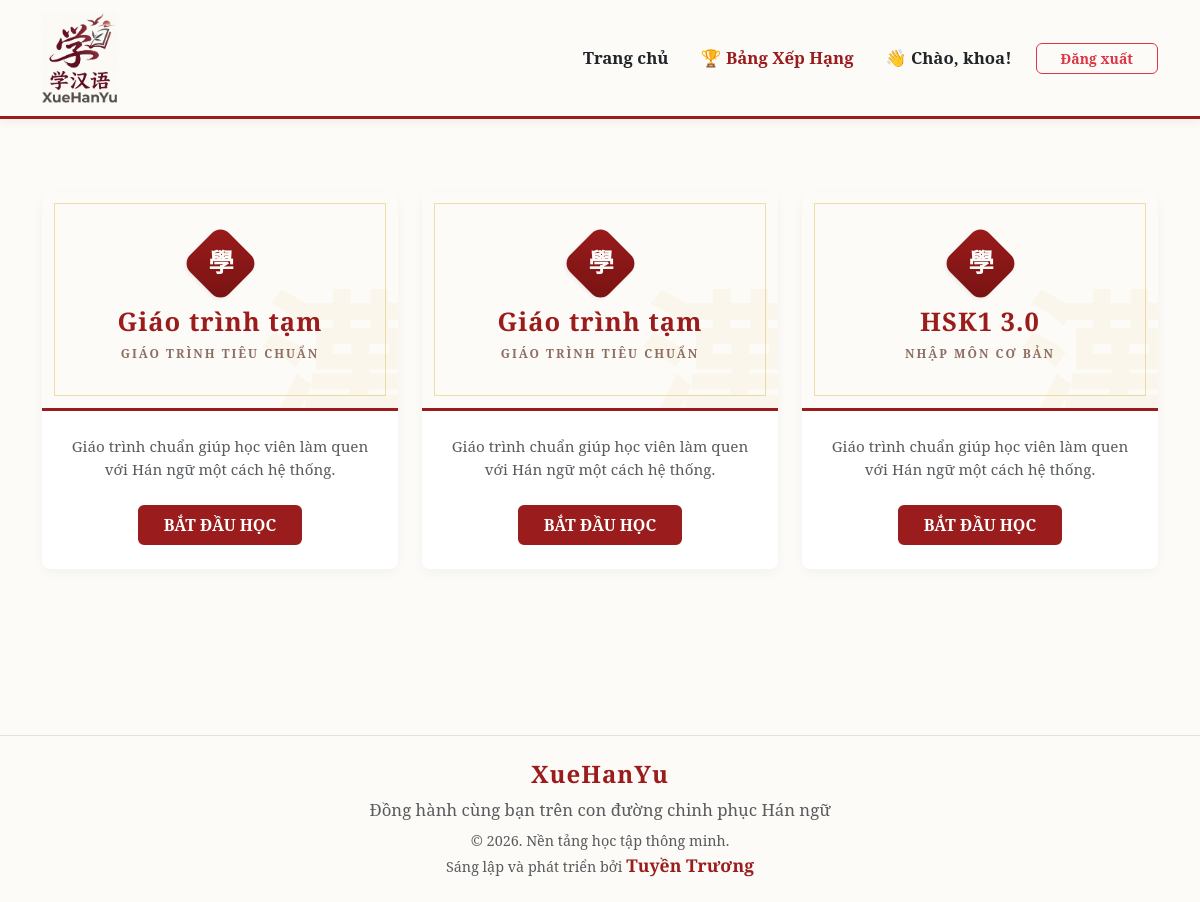
The app's page / (signed in) with its own data.
### courses/models.py (models this page shows, shortened)
class Curriculum(models.Model):
    title = models.CharField(max_length=200, verbose_name="Tên giáo trình")
    description = models.TextField(blank=True, null=True, verbose_name="Mô tả")
    image = models.ImageField(upload_to='curriculum_images/', blank=True, null=True, verbose_name="Ảnh bìa")
    icon_character = models.CharField(
        max_length=5,
        default='學',
        verbose_name='Ký tự Ấn chương',
        help_text='Nhập 1 chữ Hán (VD: 啓, 練, 達)'
    )
    subtitle = models.CharField(
        max_length=100,
        default='GIÁO TRÌNH TIÊU CHUẨN',
        verbose_name='Mục tiêu học tập',
        help_text='VD: NHẬP MÔN CƠ BẢN'
    )

### courses/views.py (the view)
# urls.py: path('', views.home, name='home'),
@login_required
def home(request):
    curriculums = Curriculum.objects.all()
    return render(request, 'courses/home.html', {'curriculums': curriculums})

### courses/templates/courses/home.html
{% extends 'courses/base.html' %}
{% load static %}
{% block content %}
<div class="row g-4 justify-content-center mt-3">
    {% for curriculum in curriculums %}
    <div class="col-lg-4 col-md-6">
        <a href="{% url 'lesson_list' curriculum.id %}" class="text-decoration-none">
            <div class="card h-100 border-0 shadow-sm" style="border-radius: 12px; transition: transform 0.2s;">
                {% if curriculum.image %}
                    <img src="{{ curriculum.image.url }}" class="card-img-top" alt="{{ curriculum.title }}" style="height: 220px; object-fit: cover;">
                {% else %}
                    <div class="card-img-top position-relative d-flex flex-column align-items-center justify-content-center p-3"
                         style="height: 220px; background-color: var(--paper-bg); border-bottom: 3px solid var(--primary-red); overflow: hidden;">
                        <div class="position-absolute" style="font-size: 10rem; color: var(--gold-accent); opacity: 0.05; right: -20px; bottom: -40px; font-family: 'Noto Serif', serif; font-weight: bold; line-height: 1; user-select: none;">
                            漢
                        </div>
                        <div class="position-absolute" style="border: 1px solid rgba(212, 175, 55, 0.4); width: calc(100% - 24px); height: calc(100% - 24px); top: 12px; left: 12px; pointer-events: none;"></div>
                        <div class="mb-3 d-flex align-items-center justify-content-center shadow-sm"
                             style="width: 55px; height: 55px; background: linear-gradient(135deg, var(--primary-red), var(--dark-red)); border-radius: 12px; transform: rotate(45deg);">
                            <span style="font-size: 1.6rem; color: #FDFBF7; transform: rotate(-45deg); font-family: 'Noto Serif', serif; font-weight: bold;">
                                {{ curriculum.icon_character }}
                            </span>
                        </div>
                        <h4 class="position-relative" style="color: var(--primary-red); font-family: 'Playfair Display', serif; font-weight: 900; margin: 0; font-size: 1.6rem; letter-spacing: 1px; z-index: 1;">
                            {{ curriculum.title }}
                        </h4>
                        <span class="mt-2 text-muted position-relative" style="font-size: 0.75rem; font-weight: 700; letter-spacing: 2px; text-transform: uppercase; z-index: 1; color: #8d6e63 !important;">
                            {{ curriculum.subtitle }}
                        </span>
                    </div>
                {% endif %}
                <div class="card-body text-center p-4">
                    <p class="text-muted mb-4" style="font-size: 0.95rem;">
                        {{ curriculum.description|truncatewords:20|default:"Giáo trình chuẩn giúp học viên làm quen với Hán ngữ một cách hệ thống." }}
                    </p>
                    <span class="btn btn-custom-primary fw-bold px-4">BẮT ĐẦU HỌC</span>
                </div>
            </div>
        </a>
    </div>
    {% endfor %}
</div>
{% endblock %}

### courses/templates/courses/base.html (shortened to what this page needs)
{% load static %}
<!DOCTYPE html>
<html lang="vi">
<head>
    <link href="https://cdn.jsdelivr.net/npm/bootstrap@5.3.0/dist/css/bootstrap.min.css" rel="stylesheet">
</head>
<body>
    <nav class="navbar navbar-expand-lg py-2">
        <div class="container">
            <a class="navbar-brand d-flex align-items-center" href="{% url 'home' %}">
                <img src="{% static 'images/logo_full.png' %}" alt="XueHanYu Logo" style="height: 90px; object-fit: contain;">
            </a>
            <div class="collapse navbar-collapse" id="navbarNav">
                <ul class="navbar-nav ms-auto align-items-center">
                    <li class="nav-item me-3">
                        <a class="nav-link fw-bold" href="{% url 'home' %}">Trang chủ</a>
                    </li>
                    {% if user.is_authenticated %}
                        <li class="nav-item me-3">
                            <a class="nav-link fw-bold" style="color: var(--primary-red) !important;" href="{% url 'dashboard' %}">🏆 Bảng Xếp Hạng</a>
                        </li>
                        <li class="nav-item">
                            <a href="{% url 'profile' %}" class="nav-link me-3 text-decoration-none fw-semibold">
                                👋 Chào, {{ user.username }}!
                            </a>
                        </li>
                        <li class="nav-item">
                            <a class="btn btn-outline-danger btn-sm px-4 fw-bold" href="{% url 'logout' %}" style="border-radius: 6px;">Đăng xuất</a>
                        </li>
                    {% endif %}
                </ul>
            </div>
        </div>
    </nav>
    <div class="container my-5" style="min-height: 65vh;">
        {% block content %}
        {% endblock %}
    </div>
<footer class="mt-5 py-4 border-top" style="background-color: #fdfbf7;">
    <div class="container text-center">
        <h4 class="mb-2" style="color: var(--primary-red, #B22222); font-family: 'Playfair Display', serif; font-weight: 900; letter-spacing: 1px;">
            XueHanYu
        </h4>
        <p class="text-muted mb-2" style="font-size: 1.05rem;">
            Đồng hành cùng bạn trên con đường chinh phục Hán ngữ
        </p>
        <div class="text-muted" style="font-size: 0.9rem;">
            &copy; 2026. Nền tảng học tập thông minh.<br>
            Sáng lập và phát triển bởi <span style="color: var(--primary-red, #B22222); font-weight: 700; font-family: 'Playfair Display', serif; font-size: 1.1rem;">Tuyền Trương</span>
        </div>
    </div>
</footer>
</body>
</html>

### courses/templates/courses/base.html (style rules this page uses)
:root { --primary-red: #9B1C1C; --dark-red: #771212; --gold-accent: #D4AF37; --paper-bg: #FDFBF7; --ink-text: #212529; --card-bg: #FFFFFF; }
body { background-color: var(--paper-bg); font-family: 'Noto Serif', serif; color: var(--ink-text); }
h1, h2, h3, h4, h5 { font-family: 'Playfair Display', serif; color: var(--primary-red); }
.navbar { background-color: var(--paper-bg) !important; border-bottom: 3px solid var(--primary-red); box-shadow: 0 4px 10px rgba(0,0,0,0.05); }
.nav-link { color: var(--ink-text) !important; font-size: 1.05rem; font-weight: 600; transition: all 0.3s ease; }
.btn-custom-primary { background-color: var(--primary-red); color: white; border: 2px solid var(--primary-red); border-radius: 6px; font-weight: 600; transition: all 0.3s ease; }
.card { background-color: var(--card-bg); border: 1px solid rgba(0,0,0,0.08); border-radius: 8px !important; box-shadow: 0 4px 12px rgba(0,0,0,0.04) !important; }

### records on screen
Curriculum: icon_character "學", title "Giáo trình tạm", subtitle "GIÁO TRÌNH TIÊU CHUẨN", description "Giáo trình chuẩn giúp học viên làm quen với Hán ngữ một cách hệ thống."
Curriculum: icon_character "學", title "Giáo trình tạm", subtitle "GIÁO TRÌNH TIÊU CHUẨN", description "Giáo trình chuẩn giúp học viên làm quen với Hán ngữ một cách hệ thống."
Curriculum: icon_character "學", title "HSK1 3.0", subtitle "NHẬP MÔN CƠ BẢN", description "Giáo trình chuẩn giúp học viên làm quen với Hán ngữ một cách hệ thống."

### other values on screen
{{ user.username }} "khoa"
